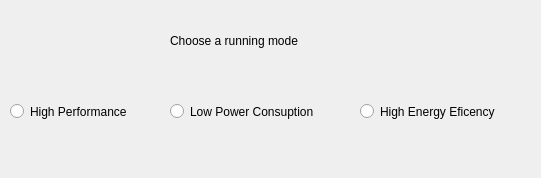
<?xml version="1.0" encoding="UTF-8"?>
<ui version="4.0">
 <class>Dialog</class>
 <widget class="QDialog" name="Dialog">
  <property name="geometry">
   <rect>
    <x>0</x>
    <y>0</y>
    <width>541</width>
    <height>178</height>
   </rect>
  </property>
  <property name="windowTitle">
   <string>Dialog</string>
  </property>
  <widget class="QLabel" name="label">
   <property name="geometry">
    <rect>
     <x>170</x>
     <y>0</y>
     <width>181</width>
     <height>81</height>
    </rect>
   </property>
   <property name="text">
    <string>Choose a running mode</string>
   </property>
  </widget>
  <widget class="QRadioButton" name="radioButton">
   <property name="geometry">
    <rect>
     <x>10</x>
     <y>100</y>
     <width>151</width>
     <height>23</height>
    </rect>
   </property>
   <property name="text">
    <string>High Performance</string>
   </property>
  </widget>
  <widget class="QRadioButton" name="radioButton_2">
   <property name="geometry">
    <rect>
     <x>170</x>
     <y>100</y>
     <width>181</width>
     <height>23</height>
    </rect>
   </property>
   <property name="text">
    <string>Low Power Consuption</string>
   </property>
  </widget>
  <widget class="QRadioButton" name="radioButton_3">
   <property name="geometry">
    <rect>
     <x>360</x>
     <y>100</y>
     <width>171</width>
     <height>23</height>
    </rect>
   </property>
   <property name="text">
    <string>High Energy Eficency</string>
   </property>
  </widget>
 </widget>
 <resources/>
 <connections/>
</ui>
